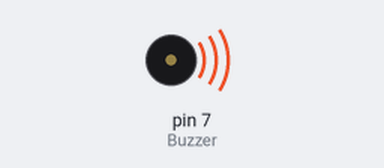
Recording of a sketch running on a simulated Arduino Uno, built with avr-gcc and run on an emulated ATmega328P. Parts: buzzer (waves = sounding).

Above: at 0.2 s.
Timing chart, 0 to 3.5 s (numbered marks = the images above):
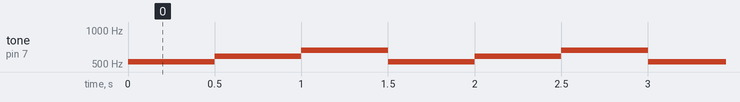

Measured:
- by itself, tone on pin 7 (Buzzer): repeats every 1.5 s: 587 Hz 0.50 s, 659 Hz 0.50 s, 523 Hz 0.50 s

The sketch:

4_PassiveBuzzer.ino
```cpp
int Buzzer = 7;

void setup()
{
  pinMode(Buzzer, OUTPUT);
}

void loop()
{
  tone(Buzzer, 523);
  delay(500);
  tone(Buzzer, 587);
  delay(500);
  tone(Buzzer, 659);
  delay(500);
}
```
